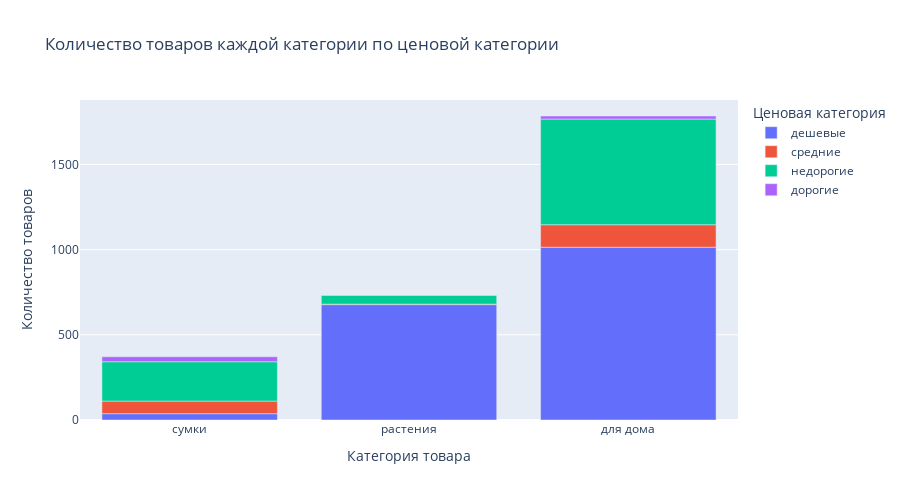

Here is the notebook cell this chart was saved with:
### Code cell
fig = px.bar(category, x='product_category', y=['дешевые','средние','недорогие','дорогие'],
       title="Количество товаров каждой категории по ценовой категории", 
            height=500)
fig.update_layout (xaxis_title = 'Категория товара', yaxis_title = 'Количество товаров', legend_title='Ценовая категория')
update_xtitle = ('Категория товара')
update_xtitle = ('Количество товаров')
fig.show()

### Figure 1 — Plotly figure (JSON) as saved in the notebook; plotly's stock layout.template omitted (floating-point values rounded to 4 significant figures)
{"data": [{"alignmentgroup": "True", "hovertemplate": "variable=дешевые<br>product_category=%{x}<br>value=%{y}<extra></extra>", "legendgroup": "дешевые", "marker": {"color": "#636efa", "pattern": {"shape": ""}}, "name": "дешевые", "offsetgroup": "дешевые", "orientation": "v", "showlegend": true, "textposition": "auto", "type": "bar", "x": ["сумки", "растения", "для дома"], "xaxis": "x", "y": [37, 677, 1014], "yaxis": "y"}, {"alignmentgroup": "True", "hovertemplate": "variable=средние<br>product_category=%{x}<br>value=%{y}<extra></extra>", "legendgroup": "средние", "marker": {"color": "#EF553B", "pattern": {"shape": ""}}, "name": "средние", "offsetgroup": "средние", "orientation": "v", "showlegend": true, "textposition": "auto", "type": "bar", "x": ["сумки", "растения", "для дома"], "xaxis": "x", "y": [74, 3, 132], "yaxis": "y"}, {"alignmentgroup": "True", "hovertemplate": "variable=недорогие<br>product_category=%{x}<br>value=%{y}<extra></extra>", "legendgroup": "недорогие", "marker": {"color": "#00cc96", "pattern": {"shape": ""}}, "name": "недорогие", "offsetgroup": "недорогие", "orientation": "v", "showlegend": true, "textposition": "auto", "type": "bar", "x": ["сумки", "растения", "для дома"], "xaxis": "x", "y": [231, 51, 620], "yaxis": "y"}, {"alignmentgroup": "True", "hovertemplate": "variable=дорогие<br>product_category=%{x}<br>value=%{y}<extra></extra>", "legendgroup": "дорогие", "marker": {"color": "#ab63fa", "pattern": {"shape": ""}}, "name": "дорогие", "offsetgroup": "дорогие", "orientation": "v", "showlegend": true, "textposition": "auto", "type": "bar", "x": ["сумки", "растения", "для дома"], "xaxis": "x", "y": [29, null, 18], "yaxis": "y"}], "layout": {"barmode": "relative", "height": 500, "legend": {"title": {"text": "Ценовая категория"}, "tracegroupgap": 0}, "title": {"text": "Количество товаров каждой категории по ценовой категории"}, "xaxis": {"anchor": "y", "domain": [0, 1], "title": {"text": "Категория товара"}}, "yaxis": {"anchor": "x", "domain": [0, 1], "title": {"text": "Количество товаров"}}}}
